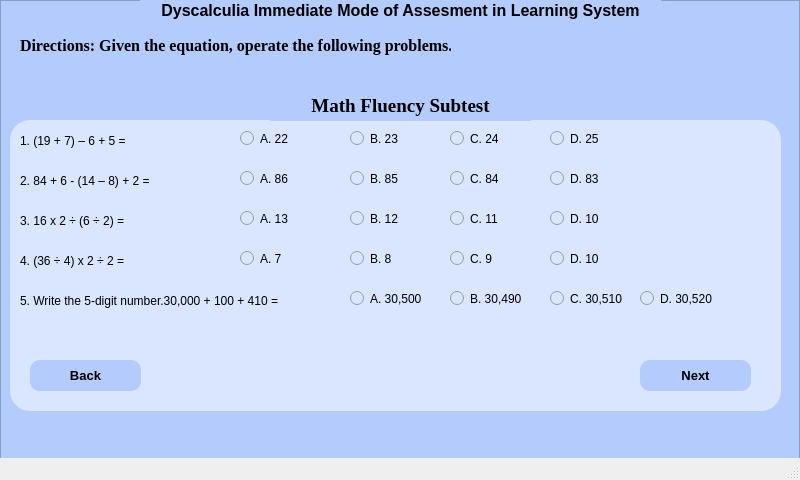
<?xml version="1.0" encoding="UTF-8"?>
<ui version="4.0">
 <class>MainWindow</class>
 <widget class="QMainWindow" name="MainWindow">
  <property name="geometry">
   <rect>
    <x>0</x>
    <y>0</y>
    <width>800</width>
    <height>480</height>
   </rect>
  </property>
  <property name="windowTitle">
   <string>MainWindow</string>
  </property>
  <widget class="QWidget" name="centralwidget">
   <widget class="QFrame" name="frame">
    <property name="geometry">
     <rect>
      <x>0</x>
      <y>0</y>
      <width>800</width>
      <height>480</height>
     </rect>
    </property>
    <property name="styleSheet">
     <string notr="true">background-color: rgb(180, 203, 253);</string>
    </property>
    <property name="frameShape">
     <enum>QFrame::StyledPanel</enum>
    </property>
    <property name="frameShadow">
     <enum>QFrame::Raised</enum>
    </property>
    <widget class="QFrame" name="frame_2">
     <property name="geometry">
      <rect>
       <x>10</x>
       <y>120</y>
       <width>771</width>
       <height>291</height>
      </rect>
     </property>
     <property name="styleSheet">
      <string notr="true">background-color: rgb(218, 229, 255);
border-radius: 20px;</string>
     </property>
     <property name="frameShape">
      <enum>QFrame::StyledPanel</enum>
     </property>
     <property name="frameShadow">
      <enum>QFrame::Raised</enum>
     </property>
     <widget class="QLabel" name="label_5">
      <property name="geometry">
       <rect>
        <x>10</x>
        <y>10</y>
        <width>741</width>
        <height>21</height>
       </rect>
      </property>
      <property name="text">
       <string>1. (19 + 7) – 6 + 5 = </string>
      </property>
     </widget>
     <widget class="QLabel" name="label_6">
      <property name="geometry">
       <rect>
        <x>10</x>
        <y>50</y>
        <width>741</width>
        <height>21</height>
       </rect>
      </property>
      <property name="text">
       <string>2. 84 + 6 - (14 – 8) + 2 = </string>
      </property>
     </widget>
     <widget class="QLabel" name="label_7">
      <property name="geometry">
       <rect>
        <x>10</x>
        <y>90</y>
        <width>741</width>
        <height>21</height>
       </rect>
      </property>
      <property name="text">
       <string>3. 16 x 2 ÷ (6 ÷ 2) = </string>
      </property>
     </widget>
     <widget class="QLabel" name="label_8">
      <property name="geometry">
       <rect>
        <x>10</x>
        <y>130</y>
        <width>741</width>
        <height>21</height>
       </rect>
      </property>
      <property name="text">
       <string>4. (36 ÷ 4) x 2 ÷ 2 = </string>
      </property>
     </widget>
     <widget class="QLabel" name="label_9">
      <property name="geometry">
       <rect>
        <x>10</x>
        <y>160</y>
        <width>741</width>
        <height>41</height>
       </rect>
      </property>
      <property name="text">
       <string>5. Write the 5-digit number.30,000 + 100 + 410 =</string>
      </property>
     </widget>
     <widget class="QPushButton" name="pushButton_2">
      <property name="geometry">
       <rect>
        <x>630</x>
        <y>240</y>
        <width>111</width>
        <height>31</height>
       </rect>
      </property>
      <property name="font">
       <font>
        <pointsize>10</pointsize>
        <weight>75</weight>
        <bold>true</bold>
        <kerning>true</kerning>
       </font>
      </property>
      <property name="cursor">
       <cursorShape>PointingHandCursor</cursorShape>
      </property>
      <property name="acceptDrops">
       <bool>false</bool>
      </property>
      <property name="styleSheet">
       <string notr="true">background-color: rgb(180, 203, 253);
border-radius: 10px;</string>
      </property>
      <property name="text">
       <string>Next</string>
      </property>
      <property name="autoDefault">
       <bool>false</bool>
      </property>
     </widget>
     <widget class="QPushButton" name="pushButton">
      <property name="geometry">
       <rect>
        <x>20</x>
        <y>240</y>
        <width>111</width>
        <height>31</height>
       </rect>
      </property>
      <property name="font">
       <font>
        <pointsize>10</pointsize>
        <weight>75</weight>
        <bold>true</bold>
       </font>
      </property>
      <property name="cursor">
       <cursorShape>PointingHandCursor</cursorShape>
      </property>
      <property name="styleSheet">
       <string notr="true">background-color: rgb(180, 203, 253);
border-radius: 10px;</string>
      </property>
      <property name="text">
       <string>Back</string>
      </property>
     </widget>
     <widget class="QRadioButton" name="radioButton">
      <property name="geometry">
       <rect>
        <x>230</x>
        <y>10</y>
        <width>82</width>
        <height>17</height>
       </rect>
      </property>
      <property name="text">
       <string>A. 22</string>
      </property>
     </widget>
     <widget class="QRadioButton" name="radioButton_2">
      <property name="geometry">
       <rect>
        <x>340</x>
        <y>10</y>
        <width>82</width>
        <height>17</height>
       </rect>
      </property>
      <property name="text">
       <string>B. 23</string>
      </property>
     </widget>
     <widget class="QRadioButton" name="radioButton_3">
      <property name="geometry">
       <rect>
        <x>440</x>
        <y>10</y>
        <width>82</width>
        <height>17</height>
       </rect>
      </property>
      <property name="text">
       <string>C. 24</string>
      </property>
     </widget>
     <widget class="QRadioButton" name="radioButton_4">
      <property name="geometry">
       <rect>
        <x>540</x>
        <y>10</y>
        <width>82</width>
        <height>17</height>
       </rect>
      </property>
      <property name="text">
       <string>D. 25</string>
      </property>
     </widget>
     <widget class="QRadioButton" name="radioButton_5">
      <property name="geometry">
       <rect>
        <x>230</x>
        <y>50</y>
        <width>82</width>
        <height>17</height>
       </rect>
      </property>
      <property name="text">
       <string>A. 86</string>
      </property>
     </widget>
     <widget class="QRadioButton" name="radioButton_6">
      <property name="geometry">
       <rect>
        <x>340</x>
        <y>50</y>
        <width>82</width>
        <height>17</height>
       </rect>
      </property>
      <property name="text">
       <string>B. 85</string>
      </property>
     </widget>
     <widget class="QRadioButton" name="radioButton_7">
      <property name="geometry">
       <rect>
        <x>440</x>
        <y>50</y>
        <width>82</width>
        <height>17</height>
       </rect>
      </property>
      <property name="text">
       <string>C. 84</string>
      </property>
     </widget>
     <widget class="QRadioButton" name="radioButton_8">
      <property name="geometry">
       <rect>
        <x>540</x>
        <y>50</y>
        <width>82</width>
        <height>17</height>
       </rect>
      </property>
      <property name="text">
       <string>D. 83</string>
      </property>
     </widget>
     <widget class="QRadioButton" name="radioButton_9">
      <property name="geometry">
       <rect>
        <x>230</x>
        <y>90</y>
        <width>82</width>
        <height>17</height>
       </rect>
      </property>
      <property name="text">
       <string>A. 13</string>
      </property>
     </widget>
     <widget class="QRadioButton" name="radioButton_10">
      <property name="geometry">
       <rect>
        <x>340</x>
        <y>90</y>
        <width>82</width>
        <height>17</height>
       </rect>
      </property>
      <property name="text">
       <string>B. 12</string>
      </property>
     </widget>
     <widget class="QRadioButton" name="radioButton_11">
      <property name="geometry">
       <rect>
        <x>440</x>
        <y>90</y>
        <width>82</width>
        <height>17</height>
       </rect>
      </property>
      <property name="text">
       <string>C. 11</string>
      </property>
     </widget>
     <widget class="QRadioButton" name="radioButton_12">
      <property name="geometry">
       <rect>
        <x>540</x>
        <y>90</y>
        <width>82</width>
        <height>17</height>
       </rect>
      </property>
      <property name="text">
       <string>D. 10</string>
      </property>
     </widget>
     <widget class="QRadioButton" name="radioButton_13">
      <property name="geometry">
       <rect>
        <x>230</x>
        <y>130</y>
        <width>82</width>
        <height>17</height>
       </rect>
      </property>
      <property name="text">
       <string>A. 7</string>
      </property>
     </widget>
     <widget class="QRadioButton" name="radioButton_14">
      <property name="geometry">
       <rect>
        <x>340</x>
        <y>130</y>
        <width>82</width>
        <height>17</height>
       </rect>
      </property>
      <property name="text">
       <string>B. 8</string>
      </property>
     </widget>
     <widget class="QRadioButton" name="radioButton_15">
      <property name="geometry">
       <rect>
        <x>440</x>
        <y>130</y>
        <width>82</width>
        <height>17</height>
       </rect>
      </property>
      <property name="text">
       <string>C. 9</string>
      </property>
     </widget>
     <widget class="QRadioButton" name="radioButton_16">
      <property name="geometry">
       <rect>
        <x>540</x>
        <y>130</y>
        <width>82</width>
        <height>17</height>
       </rect>
      </property>
      <property name="text">
       <string>D. 10</string>
      </property>
     </widget>
     <widget class="QRadioButton" name="radioButton_17">
      <property name="geometry">
       <rect>
        <x>340</x>
        <y>170</y>
        <width>82</width>
        <height>17</height>
       </rect>
      </property>
      <property name="text">
       <string>A. 30,500</string>
      </property>
     </widget>
     <widget class="QRadioButton" name="radioButton_18">
      <property name="geometry">
       <rect>
        <x>440</x>
        <y>170</y>
        <width>82</width>
        <height>17</height>
       </rect>
      </property>
      <property name="text">
       <string>B. 30,490</string>
      </property>
     </widget>
     <widget class="QRadioButton" name="radioButton_19">
      <property name="geometry">
       <rect>
        <x>540</x>
        <y>170</y>
        <width>82</width>
        <height>17</height>
       </rect>
      </property>
      <property name="text">
       <string>C. 30,510</string>
      </property>
     </widget>
     <widget class="QRadioButton" name="radioButton_20">
      <property name="geometry">
       <rect>
        <x>630</x>
        <y>170</y>
        <width>82</width>
        <height>17</height>
       </rect>
      </property>
      <property name="text">
       <string>D. 30,520</string>
      </property>
     </widget>
    </widget>
    <widget class="QLabel" name="label_4">
     <property name="geometry">
      <rect>
       <x>270</x>
       <y>90</y>
       <width>261</width>
       <height>31</height>
      </rect>
     </property>
     <property name="font">
      <font>
       <family>Times New Roman</family>
       <pointsize>14</pointsize>
       <weight>75</weight>
       <bold>true</bold>
       <underline>false</underline>
      </font>
     </property>
     <property name="mouseTracking">
      <bool>false</bool>
     </property>
     <property name="text">
      <string>Math Fluency Subtest</string>
     </property>
     <property name="alignment">
      <set>Qt::AlignCenter</set>
     </property>
    </widget>
    <widget class="QLabel" name="label">
     <property name="geometry">
      <rect>
       <x>140</x>
       <y>0</y>
       <width>521</width>
       <height>20</height>
      </rect>
     </property>
     <property name="font">
      <font>
       <pointsize>12</pointsize>
       <weight>75</weight>
       <bold>true</bold>
       <underline>false</underline>
      </font>
     </property>
     <property name="text">
      <string>Dyscalculia Immediate Mode of Assesment in Learning System</string>
     </property>
     <property name="alignment">
      <set>Qt::AlignCenter</set>
     </property>
     <property name="wordWrap">
      <bool>false</bool>
     </property>
    </widget>
    <widget class="QLabel" name="label_3">
     <property name="geometry">
      <rect>
       <x>20</x>
       <y>30</y>
       <width>431</width>
       <height>31</height>
      </rect>
     </property>
     <property name="font">
      <font>
       <family>Times New Roman</family>
       <pointsize>12</pointsize>
       <weight>75</weight>
       <bold>true</bold>
       <underline>false</underline>
      </font>
     </property>
     <property name="mouseTracking">
      <bool>false</bool>
     </property>
     <property name="text">
      <string>Directions: Given the equation, operate the following problems.</string>
     </property>
    </widget>
   </widget>
  </widget>
  <widget class="QMenuBar" name="menubar">
   <property name="geometry">
    <rect>
     <x>0</x>
     <y>0</y>
     <width>800</width>
     <height>21</height>
    </rect>
   </property>
  </widget>
  <widget class="QStatusBar" name="statusbar"/>
 </widget>
 <resources/>
 <connections/>
</ui>
